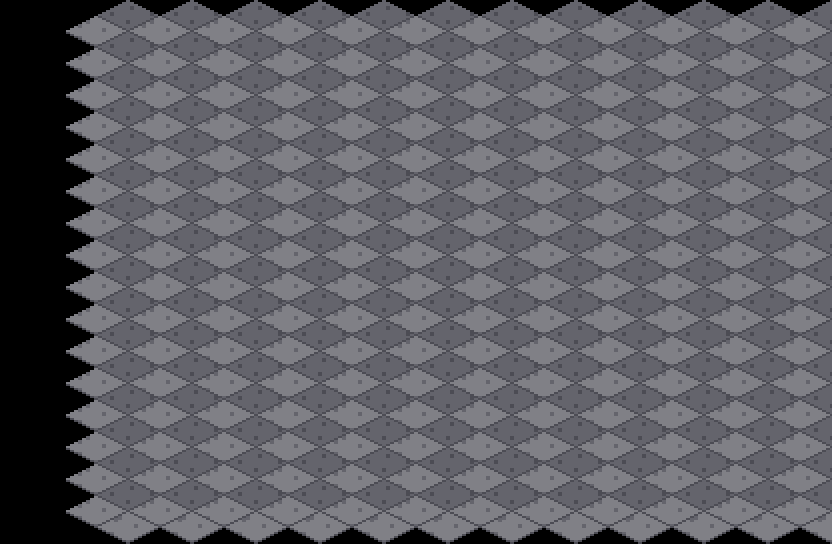

Below is a game level as drawn by its tile map, then a one-line description and the .tmx file that defines it, in full:
An orthogonal 13x17 tile map with 64x32 px tiles, 1 tile layer (suelo).

<map version="1.10" orientation="orthogonal" renderorder="right-down" width="13" height="17" tilewidth="64" tileheight="32" infinite="0" nextlayerid="2" nextobjectid="1">
 <tileset firstgid="1" name="terreno_mundo" tilewidth="128" tileheight="64" tilecount="203" columns="8">
  <image source="../textures/../textures/terreno_mundo.png" width="1024" height="1664" />
 </tileset>
 <layer id="1" name="suelo" width="13" height="17">
  <data encoding="csv">
0,0,0,0,0,0,0,0,0,0,0,0,0,
0,163,163,163,163,163,163,163,163,163,163,163,163,
0,163,163,163,163,163,163,163,163,163,163,163,163,
0,163,163,163,163,163,163,163,163,163,163,163,163,
0,163,163,163,163,163,163,163,163,163,163,163,163,
0,163,163,163,163,163,163,163,163,163,163,163,163,
0,163,163,163,163,163,163,163,163,163,163,163,163,
0,163,163,163,163,163,163,163,163,163,163,163,163,
0,163,163,163,163,163,163,163,163,163,163,163,163,
0,163,163,163,163,163,163,163,163,163,163,163,163,
0,163,163,163,163,163,163,163,163,163,163,163,163,
0,163,163,163,163,163,163,163,163,163,163,163,163,
0,163,163,163,163,163,163,163,163,163,163,163,163,
0,163,163,163,163,163,163,163,163,163,163,163,163,
0,163,163,163,163,163,163,163,163,163,163,163,163,
0,163,163,163,163,163,163,163,163,163,163,163,163,
0,163,163,163,163,163,163,163,163,163,163,163,163
</data>
 </layer>
</map>
